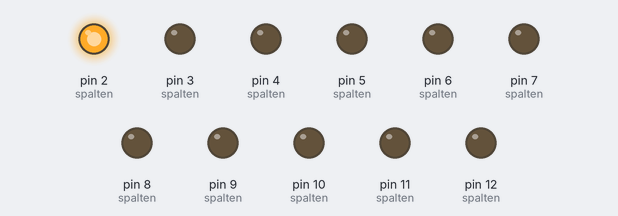
Simulated run of this sketch. Board: Arduino Uno, built with avr-gcc and run on an emulated ATmega328P. On the bench: output pins drawn as LEDs (lit = HIGH).

Above: at 0.05 s.
At 0.45 s:
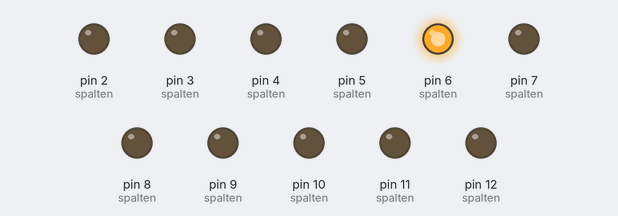
At 0.75 s:
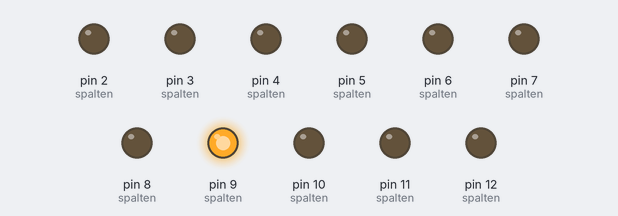
At 1.45 s:
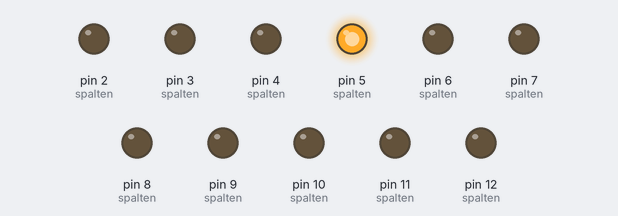
At 2.15 s:
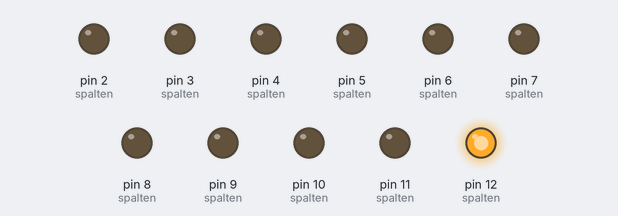
At 2.85 s:
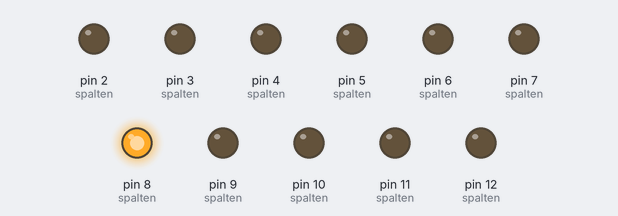
Timing chart, 0 to 3.1 s (numbered marks = the images above):
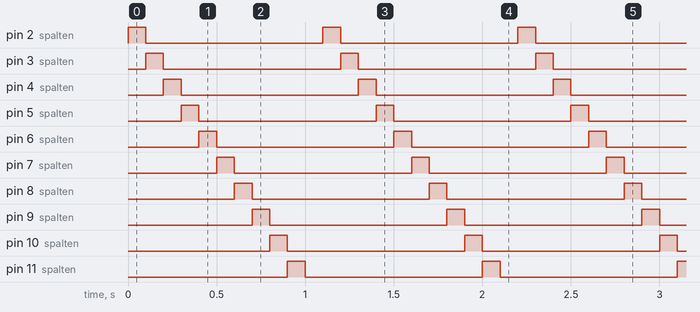

The sketch:

UHR_WELLE.ino
```cpp
// Zeilen
#define ZEILE1 22
#define ZEILE2 24
#define ZEILE3 26
#define ZEILE4 28
#define ZEILE5 30
#define ZEILE6 31
#define ZEILE7 32
#define ZEILE8 33
#define ZEILE9 34
#define ZEILE10 35

// Spalten
#define SPALTE1 2
#define SPALTE2 3
#define SPALTE3 4
#define SPALTE4 5
#define SPALTE5 6
#define SPALTE6 7
#define SPALTE7 8
#define SPALTE8 9
#define SPALTE9 10
#define SPALTE10 11
#define SPALTE11 12

int zeilen[] = {
  ZEILE1, ZEILE2, ZEILE3, ZEILE4, ZEILE5,
  ZEILE6, ZEILE7, ZEILE8, ZEILE9, ZEILE10
};

int spalten[] = {
  SPALTE1, SPALTE2, SPALTE3, SPALTE4, SPALTE5,
  SPALTE6, SPALTE7, SPALTE8, SPALTE9, SPALTE10, SPALTE11
};

void setup() {
  for (int i = 0; i < 10; i++) {
    pinMode(zeilen[i], OUTPUT);
    digitalWrite(zeilen[i], LOW);
  }

  for (int i = 0; i < 11; i++) {
    pinMode(spalten[i], OUTPUT);
    digitalWrite(spalten[i], LOW);
  }
}

void loop() {
  for (int r = 0; r < 10; r++) {
    for (int c = 0; c < 11; c++) {
      digitalWrite(zeilen[r], HIGH);
      digitalWrite(spalten[c], HIGH);
      delay(100);
      digitalWrite(zeilen[r], LOW);
      digitalWrite(spalten[c], LOW);
    }
  }
}
```

Measured:
- by itself, pin 2 (spalten), pin 3 (spalten), pin 4 (spalten), pin 5 (spalten), pin 6 (spalten), pin 7 (spalten), pin 8 (spalten), pin 9 (spalten), pin 10 (spalten), pin 11 (spalten), pin 12 (spalten): alternates HIGH for 0.10 s and LOW for 1.0 s
- by itself, everything shown: repeats every 1.1 s, in 11 steps
